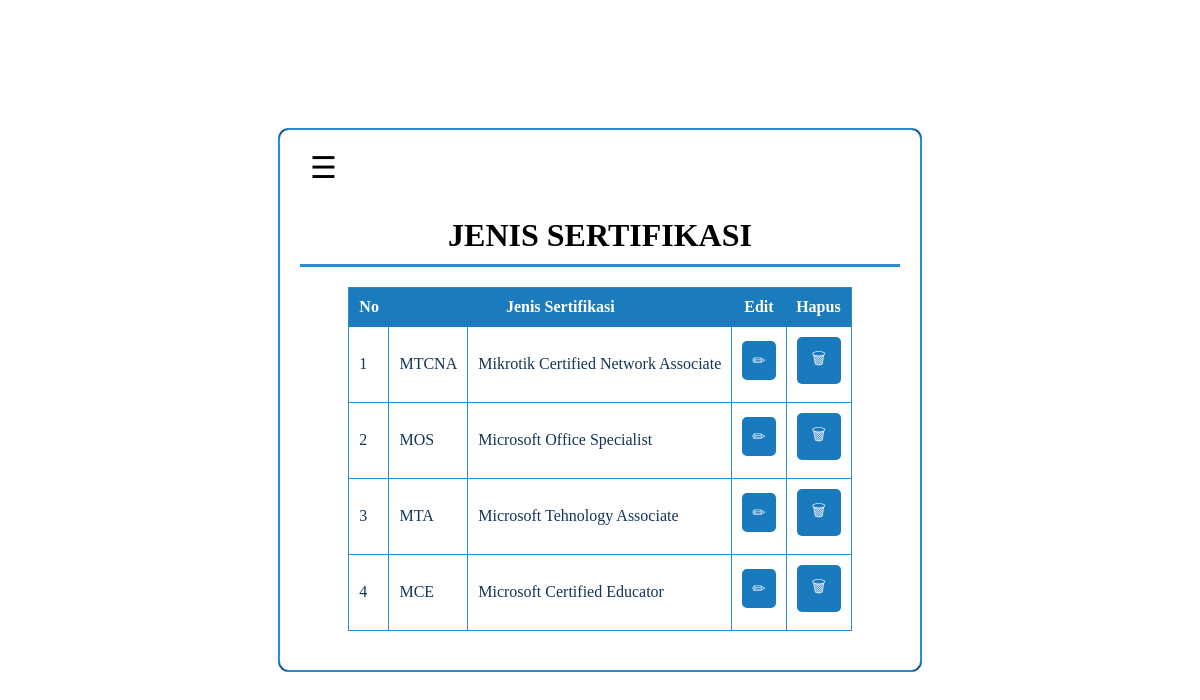
/panel/index.php?page=sertifikasi (signed in), run on the app's committed database.
### tables this page shows
CREATE TABLE `jenis_sertifikasi` (
  `id_jenis_sertifikasi` int(11) NOT NULL,
  `nama` varchar(10) NOT NULL,
  `kepanjangan` varchar(50) NOT NULL
);

### panel/include/SertifikasiPage.php (the view, shortened to what this page needs)
<?php
try {
    $sql = "SELECT * FROM jenis_sertifikasi";
} catch (PDOException $th) {}
?>
<h1 class="big-1">JENIS SERTIFIKASI</h1>
<table class='center'>
    <tr>
        <th>No</th>
        <th colspan="2">Jenis Sertifikasi</th>
        <th>Edit</th>
        <th>Hapus</th>
    </tr>
    <?php
    foreach ($db->query($sql) as $res) { ?>
    <tr>
        <td><?=$res['id_jenis_sertifikasi']?></td>
        <td><?=$res['nama']?></td>
        <td><?=$res['kepanjangan']?></td>
        <td><a href="?page=sertifikasi&do=edit&id=<?=$res['id_jenis_sertifikasi']?>"><button class="ic">✏</button></a></td>
        <td><a href="?page=sertifikasi&do=hapus&id=<?=$res['id_jenis_sertifikasi']?>"><button class="ic">🗑</button></a></td>
    </tr>
    <?php } ?>
</table>

### panel/index.php (shortened to what this page needs)
<?php
try {
    $database = new db();
    $db = $database->openConnection();
} catch (PDOException $th) {};
echo file_get_contents("include/header.html");
?>
<div id="content">
    <a onclick="openNav()" style="font-size: 30px; cursor: pointer; margin-left: 10px;">&#9776;</a>
    <?php
    if (isset($_GET['page'])) {
        if ($_GET['page'] == 'user') {
            include 'include/UserPage.php';
        } elseif ($_GET['page'] == 'sertifikasi') {
            include 'include/SertifikasiPage.php';
        } elseif ($_GET['page'] == 'admin') {
            include 'include/AdminPage.php';
        }
    } else {
        include 'include/DefaultPage.php';
    }
    ?>
</div>
<?php
echo file_get_contents("include/footer.html");
?>

### assets/css/styles.css (style rules this page uses)
body,html { padding: 0; margin: 0; min-width: 800px; }
div.content-middle { min-width: 640px; background-color: #000000; position:absolute; top:50%; left:50%; transform:translate(-50%,-50%); -ms-transform:translate(-50%,-50%); border: 1px solid #2A8CCE; border-radius: 10px; }
table { width: 90%; }
button { padding: 10px; margin-bottom: 8px; background-color: #197BBD; color: #EEEEFF; border: none; border-radius: 5px; width: 100%; }
#content { position: relative; top: 0; background-color: #fff; padding: 20px; transition: 0.5s; border: 1px solid #2A8CCE; border-radius: 10px; min-height: 500px; min-width: 600px; }
h1.big-1 { border-bottom: 3px solid #2A8CCE; margin-top: 1em!important; padding-bottom: 0.3em!important; margin: 0; text-align: center; font-size: 24pt; font-family: "Order"; display: block; }
a:link, a:hover, a:visited { color: inherit; text-decoration: none; }
.ic { font-family: "Verdana"; font-size: 12pt; text-align: center; }
.center { text-align: -webkit-center; margin: auto; }
table { width: fit-content; text-align: center; border-collapse: collapse; border-spacing: 0; margin-top: 20px!important; border: 1px solid #2A8CCE; }
table tr td, table tr th { padding: 10px; }
table tr td { color: #123456; border: 1px solid #2A8CCE; }
table tr th { color: #FFF; background-color: #1A7BBD!important; border-bottom: 1px solid #1A7BBD; }

### data on the page
jenis_sertifikasi: id_jenis_sertifikasi "1", nama "MTCNA", kepanjangan "Mikrotik Certified Network Associate"
jenis_sertifikasi: id_jenis_sertifikasi "2", nama "MOS", kepanjangan "Microsoft Office Specialist"
jenis_sertifikasi: id_jenis_sertifikasi "3", nama "MTA", kepanjangan "Microsoft Tehnology Associate"
jenis_sertifikasi: id_jenis_sertifikasi "4", nama "MCE", kepanjangan "Microsoft Certified Educator"
